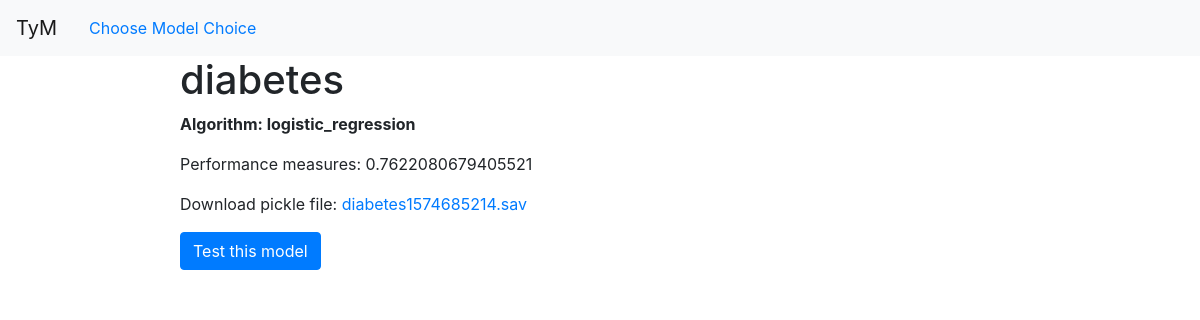
Screenshot of /model_info/12 (signed in) with the database file from the repository.
### tables this page shows
CREATE TABLE ml_models (
    id integer primary key autoincrement,
    username text not null,
    model_name text not null,
    model_algo text not null,
    filename text not null,
    performance_measure text not null
);

### project.py (the view)
@app.route('/model_info/<model_id>')
def model_info(model_id):
        username = session['username']
        with sql.connect("database.db") as con:
                con.row_factory = dict_factory
                cur = con.cursor()
                cur.execute("SELECT * FROM ml_models WHERE id=?",(model_id,))
                model = cur.fetchone()
        return render_template('model_info.html', model=model)

### project.py (called while the page is built)
def dict_factory(cursor,row):
    d = {}
    for idx,col in enumerate(cursor.description):
        d[col[0]] = row[idx]
    return d

### templates/model_info.html (shortened to what this page needs)
{% extends "base.html" %}
{% block header %}
{% include 'main_header.html' %}
{% endblock %}
{% block middle %}
<h1>{{ model['model_name'] }}</h1>
<p><b>Algorithm: {{ model['model_algo'] }} </b></p>
<p>Performance measures: {{ model['performance_measure'] }}</p>
<p>Download pickle file:
    <a href="{{ url_for('static', filename='pickle/' + session['username'] + '/' + model['filename']) }}">
    {{ model['filename'] }}</a>
<p>
	<a class="btn btn-primary" href="{{ url_for('test_model', model_id=model['id']) }}">Test this model</a>
</p>
{% endblock %}

### rows the page displays
ml_models: model_name "diabetes", model_algo "logistic_regression", performance_measure "0.7622080679405521", filename "diabetes1574685214.sav"
